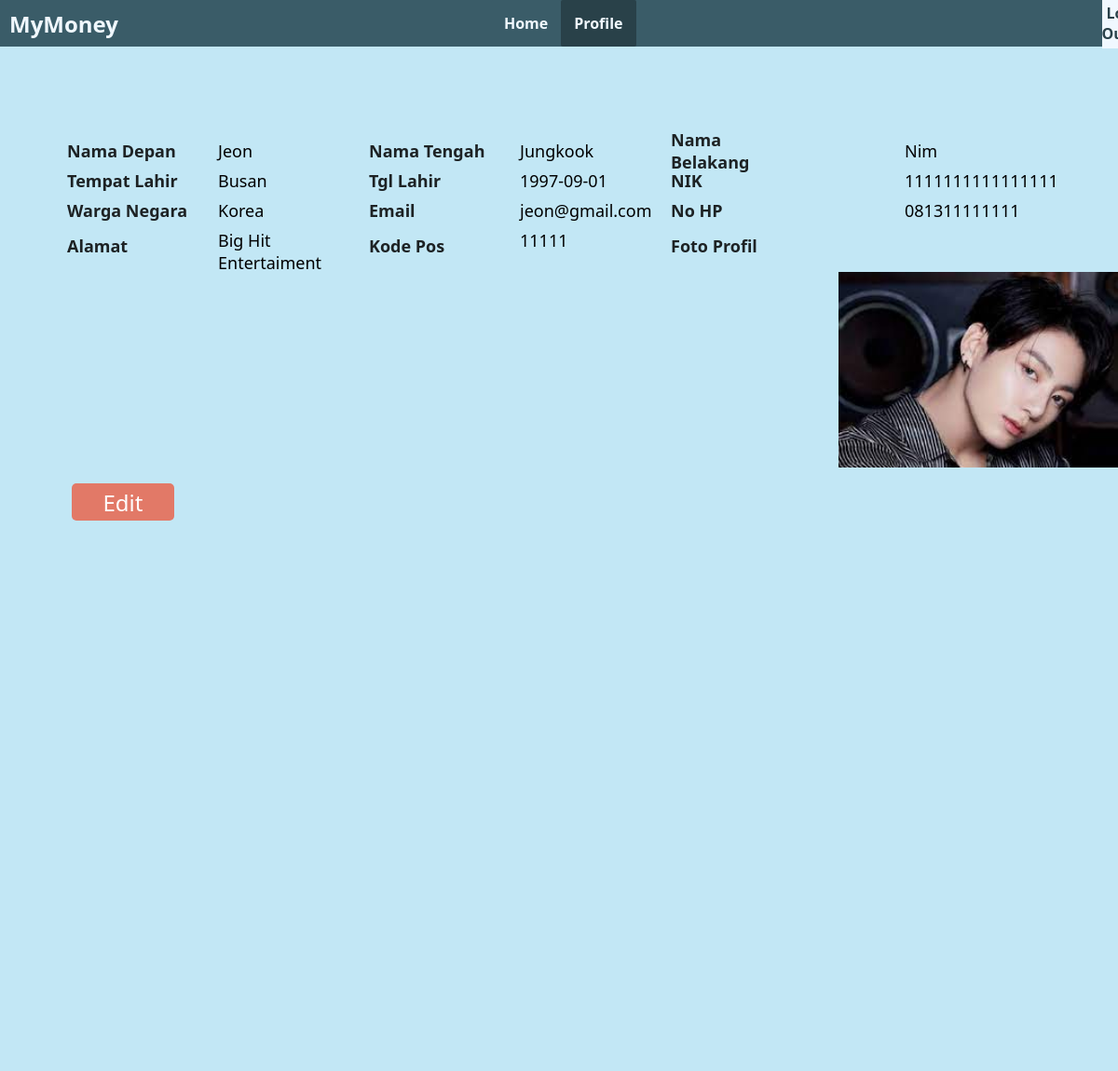
Screenshot of /profile.php (signed in) with the database file from the repository.
### tables this page shows
CREATE TABLE `profile` (
  `id` int(11) NOT NULL,
  `namaDepan` varchar(15) NOT NULL,
  `namaTengah` varchar(10) NOT NULL,
  `namaBelakang` varchar(16) NOT NULL,
  `nik` char(16) NOT NULL,
  `tempatLahir` varchar(20) NOT NULL,
  `tanggalLahir` date NOT NULL,
  `wargaNegara` varchar(20) NOT NULL,
  `email` varchar(20) NOT NULL,
  `noHP` varchar(13) NOT NULL,
  `alamat` text NOT NULL,
  `kodePos` int(5) NOT NULL,
  `username` varchar(20) NOT NULL,
  `password` varchar(10) NOT NULL,
  `fotoProfil` varchar(50) NOT NULL
);

### profile.php (the view, shortened to what this page needs)
<?php
    include("config.php");
    $id = $_SESSION['idSes'];
    $str_query = "select*from profile where id='$id'";
    $query = mysqli_query($connection, "$str_query");
    $data = mysqli_fetch_array($query);
?>
<!DOCTYPE html>
<html lang="en">
<head>
    <link rel="stylesheet" href="style.css">
</head>
<body>
    <div class="header">
        <div class="appName">MyMoney</div>
        <div class="menu"><a href="./home.php">Home</a></div>
        <div class="menuSelected"><a href="">Profile</a></div>
        <div class="logout"><a href="index.php">Log Out</a></div>
    </div>
    <div class="profileDetail">
        <table>
            <tr>
                <td><div class="field">Nama Depan</div></td>
                <td class="field2">
                    <?php
                        echo $data['namaDepan'];
                    ?>
                </td>
                <td><div class="field">Nama Tengah</div></td>
                <td class="field2">
                    <?php
                        echo $data['namaTengah'];
                    ?>
                </td>
                <td><div class="field">Nama Belakang</div></td>
                <td class="field2">
                    <?php
                        echo $data['namaBelakang'];
                    ?>
                </td>
            </tr>
            <tr>
                <td><div class="field">Tempat Lahir</div></td>
                <td class="field2">
                    <?php
                        echo $data['tempatLahir'];
                    ?>
                </td>
                <td><div class="field">Tgl Lahir</div></td>
                <td class="field2">
                    <?php
                        echo $data['tanggalLahir'];
                    ?>
                </td>
                <td><div class="field">NIK</div></td>
                <td class="field2">
                    <?php
                        echo $data['nik'];
                    ?>
                </td>
            </tr>
            <tr>
                <td><div class="field">Warga Negara</div></td>
                <td class="field2">
                    <?php
                        echo $data['wargaNegara'];
                    ?>
                </td>
                <td><div class="field">Email</div></td>
                <td class="field2">
                    <?php
                        echo $data['email'];
                    ?>
                </td>
                <td><div class="field">No HP</div></td>
                <td class="field2">
                    <?php
                        echo $data['noHP'];
                    ?>
                </td>
            </tr>
            <tr>
                <td><div class="field">Alamat</div></td>
                <td class="field2">
                    <?php
                        echo $data['alamat'];
                    ?>
                </td>
                <td><div class="field">Kode Pos</div></td>
                <td class="field2">
                    <?php
                        echo $data['kodePos'];
                    ?>
                </td>
                <td><div class="field">Foto Profil</div></td>
            </tr>
            <tr>
                <td><div class="field"></div></td>
                <td><div class="field"></div></td>
                <td><div class="field"></div></td>
                <td><div class="field"></div></td>
                    <?php
                        $pic_name = $data['fotoProfil'];
                    ?>
                <td colspan="2"><div class="profile"><img src="<?php echo $pic_name ?>" alt=""></div></td>
            </tr>
            <tr><td>
            <div class="subtitle">
                <a href='./editProcess.php?id=<?php echo $id ?>'>Edit</a>
            </div>
            </td></tr>
        </table>
    </div>
</body>
</html>

### style.css (style rules this page uses)
* { margin: 0; padding: 0; background-color: #c2e7f5; font-family: 'Segoe UI', Tahoma, Geneva, Verdana, sans-serif; }
.subtitle { height: 40px; text-align: center; display: flex; justify-content: center; font-size: x-large; font-weight: 100pt; }
.field { height: 20px; width: 140px; display: flex; align-items: center; margin-left: 20px; margin-bottom: 10px; font-size: large; font-weight: bold; color: #1d2224; }
.field2 { height: 20px; width: 140px; display: flex; align-items: center; margin-left: 20px; margin-bottom: 10px; font-size: large; }
.subtitle a { background-color: #e27967; color: white; font-size: x-large; width: 110px; height: 40px; border-radius: 5px; margin: 10px; text-decoration: none; display: flex; align-items: center; justify-content: center; }
.header { height: 50px; width: 100%; display: flex; flex-direction: row; background-color: #3a5c68; align-items: center; }
.appName { background-color: #3a5c68; color: aliceblue; font-weight: bold; font-size: x-large; margin-left: 10px; margin-right: 400px; }
.menuSelected { background-color: #3a5c68; }
.menuSelected a { background-color: #294149; text-decoration: none; color: aliceblue; font-weight: bold; border-radius: 2px; padding:14px }
.menu { background-color: #3a5c68; }
.menu a { background-color: #3a5c68; text-decoration: none; color: aliceblue; font-weight: bold; border-radius: 2px; padding:14px }
.logout { background-color: #3a5c68; padding-left: 500px; }
.logout a { background-color: aliceblue; text-decoration: none; color: #294149; font-weight: bold; border-radius: 2px; padding:5px }
.profileDetail { height: 1000px; width: 700px; margin-top: 100px; margin-left: 50px; }
.profile img { height: 100%; width: 300px; margin-left: 200px; }

### rows the page displays
profile: namaDepan "Jeon", namaTengah "Jungkook", namaBelakang "Nim", tempatLahir "Busan", tanggalLahir "1997-09-01", nik "1111111111111111", wargaNegara "Korea", email "jeon@gmail.com", noHP "081311111111", alamat "Big Hit Entertaiment", kodePos "11111", fotoProfil (picture)
